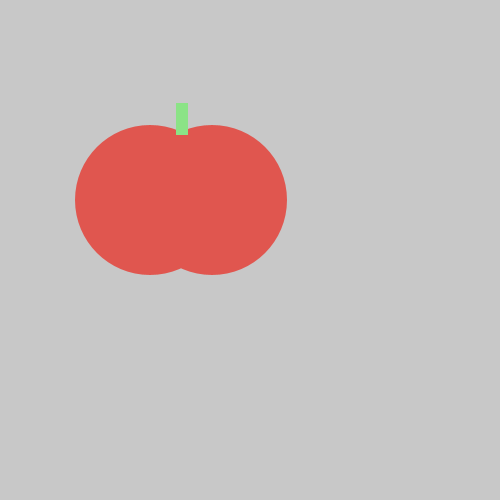
Frame 1 (no input)
Frame 60 (the mouse pressed at the canvas centre just before this capture): identical to frame 1, image omitted
Frame 120 (the mouse held since frame 60 and released just before this capture): identical to frame 1, image omitted

The Processing sketch that drew this single still picture (run headless with seeded random() and noise(); from frame 60 on, the mouse is pressed at the canvas centre):

// Processing sketch: tomato
// ── tomato.pde
void setup() {
    size(500, 500);
}

class BiteLocation {
  int x;
  int y;
}

ArrayList<BiteLocation> biteLocations = new ArrayList<BiteLocation>();

void mouseClicked() {
  println("mouseX: ", mouseX);
  println("mouseY: ", mouseY);

  BiteLocation freshBite = new BiteLocation();
  freshBite.x = mouseX;
  freshBite.y = mouseY;
  biteLocations.add(freshBite);
}

void drawAllBites() {
  for (int i = 0; i < biteLocations.size(); i++) {
    // draw a bite
    fill(255,255,255);
    circle(biteLocations.get(i).x, biteLocations.get(i).y, 35);
  }
}

void draw() {
    background(200, 200, 200);
    noStroke();
    
    // tomato
    fill(224, 86, 79);
    ellipse(150, 200, 150, 150);
    ellipse(212, 200, 150, 150);
    
    // stem
    fill(139, 227, 134);
    rect(176, 103, 12, 32);
    
    // bites
    drawAllBites();
}
